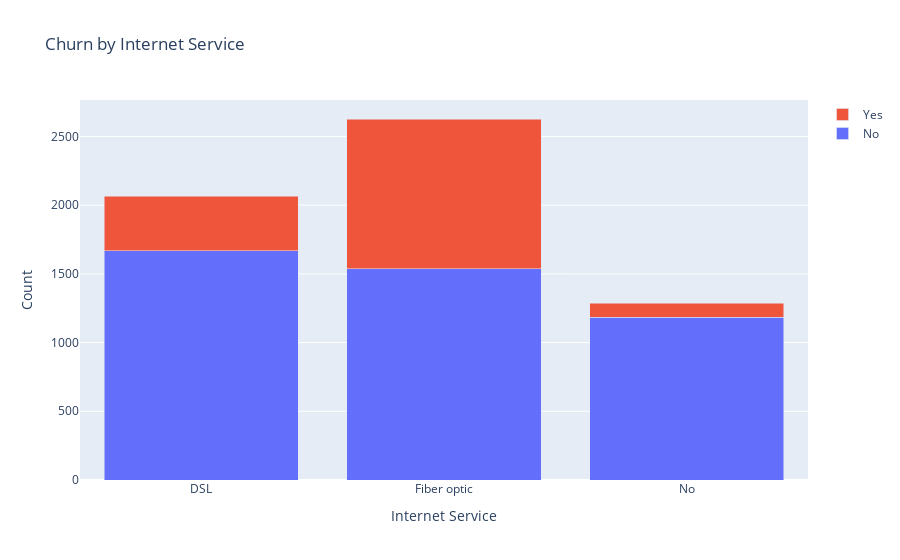

The notebook cell saved with this chart:
### Markdown cell above
**Customers with short term contracts are more likely to churn**

### Code cell
# Create a contingency table
contingency_table = pd.crosstab(df['InternetService'], df['Churn'])

# Plotly stacked bar plot
fig = go.Figure()

for churn_status in contingency_table.columns:
    fig.add_trace(go.Bar(
        x=contingency_table.index,
        y=contingency_table[churn_status],
        name=churn_status
    ))

# Update layout
fig.update_layout(
    barmode='stack',
    xaxis_title='Internet Service',
    yaxis_title='Count',
    title='Churn by Internet Service'
)

# Show the plot
fig.show()

### Figure 1 — Plotly figure (JSON) as saved in the notebook; plotly's stock layout.template omitted (floating-point values rounded to 4 significant figures)
{"data": [{"name": "No", "type": "bar", "x": ["DSL", "Fiber optic", "No"], "y": [1667, 1536, 1186]}, {"name": "Yes", "type": "bar", "x": ["DSL", "Fiber optic", "No"], "y": [397, 1091, 99]}], "layout": {"barmode": "stack", "title": {"text": "Churn by Internet Service"}, "xaxis": {"title": {"text": "Internet Service"}}, "yaxis": {"title": {"text": "Count"}}}}
